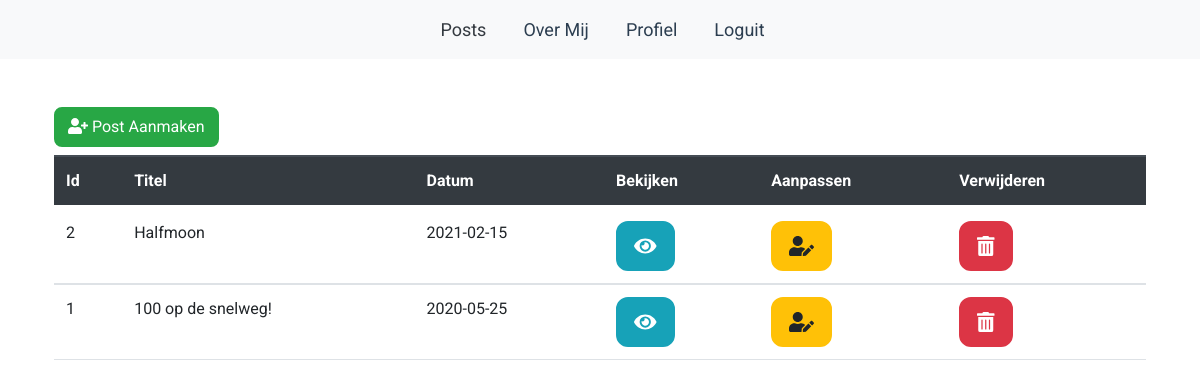
/admin/dashboard.php (signed in), run on an earlier commit of the app's database.
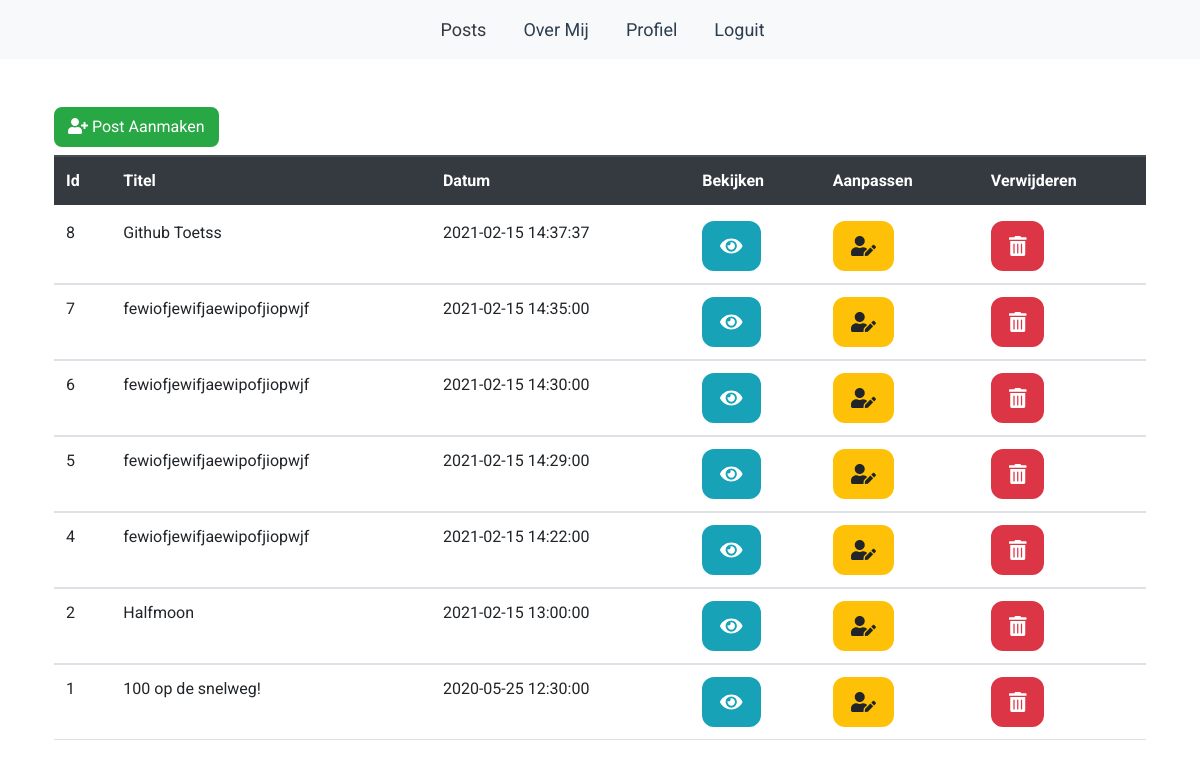
And on a later commit of the database.
### tables this page shows
CREATE TABLE `projects` (
  `id` int(7) NOT NULL,
  `title` varchar(64) NOT NULL,
  `subtext` longtext NOT NULL,
  `text` longtext NOT NULL,
  `date` datetime NOT NULL DEFAULT current_timestamp(),
  `headimage` text NOT NULL
);

### admin/dashboard.php (the view, shortened to what this page needs)
<?php
require('../php/database.php');
$sql = "SELECT id,title,date FROM projects ORDER BY date DESC;";
$result = $conn->query($sql);
?>
<!doctype html>
<html lang="en">
<head>
	<?php require("style.php"); ?>
</head>
<body>
<?php require("navbar.php"); ?>
<div class="container">
	<?php echo '<a href="createpost.php" class="btn btn-success mt-5"><i class="fas fa-user-plus"></i> Post Aanmaken</a>' ?>
	<div class="center-div">
		<table class="table mt-2">
			<thead class="thead-dark">
				<tr>
					<th scope="col">Id</th>
					<th scope="col">Titel</th>
					<th scope="col">Datum</th>
					<th scope="col">Bekijken</th>
					<th scope="col">Aanpassen</th>
					<th scope="col">Verwijderen</th>
				</tr>
			</thead>
			<tbody>
				<?php
				foreach ($result as $item) {
					echo "<td>" . $item["id"] . "</td>" . "<td>" . $item["title"] . "</td><td>" .  $item["date"] . "</td></td><td><a href='../post.php?id=" . $item['id'] . "' class='btn btn-info btn-lg'><i class='fas fa-eye'></i></a></td><td><a href='changepost.php?id=" . $item['id'] . "' class='btn btn-warning btn-lg'><i class='fas fa-user-edit'></i></a></td><td><a href='../php/removepost.php?id=" . $item["id"] . "' class='btn btn-danger btn-lg'><i class='fas fa-trash-alt'></i></a></td></tr>";
				}
				?>
			</tbody>
		</table>
	</div>
</div>
</body>
</html>

What changed in the data, as far as the page shows it:
added projects: id "8", title "Github Toetss", date "2021-02-15 14:37:37"
added projects: id "7", title "fewiofjewifjaewipofjiopwjf", date "2021-02-15 14:35:00"
added projects: id "6", title "fewiofjewifjaewipofjiopwjf", date "2021-02-15 14:30:00"
added projects: id "5", title "fewiofjewifjaewipofjiopwjf", date "2021-02-15 14:29:00"
added projects: id "4", title "fewiofjewifjaewipofjiopwjf", date "2021-02-15 14:22:00"
changed projects "Halfmoon": date "2021-02-15" → "2021-02-15 13:00:00"
changed projects "100 op de snelweg!": date "2020-05-25" → "2020-05-25 12:30:00"
